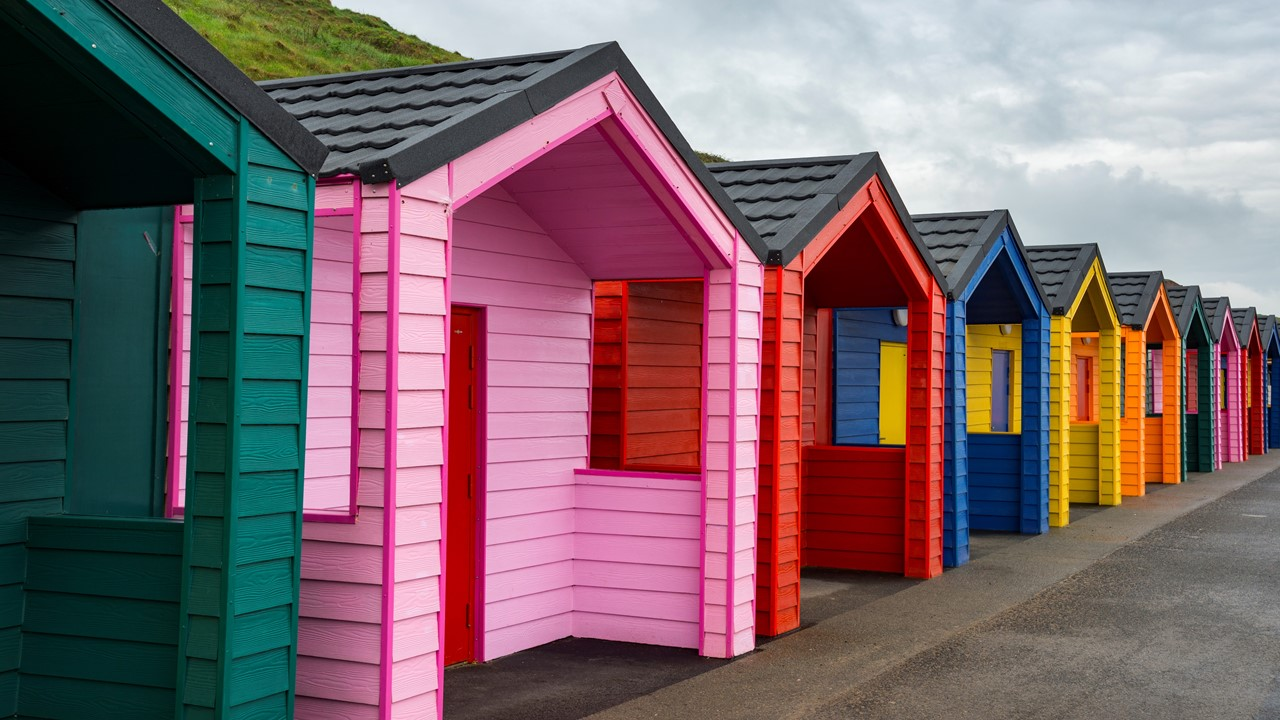
#> input picture Resources/Images/colors_houses.jpg, 1280 x 720 px, found by its file name
$ python 03.ComparisonRGB_HSV.py
#> lines starting #> are read from the running program, lines starting #| are printed output that depends on the picture
#!/usr/bin/env python

"""03.GreenScreen.py
Comparison between RGB and HSV.
Used matplotlib to plot the 6 channels"""

__author__ = "Mickaël Dias"
__copyright__ = "Copyright 2021, OpenCV-projects-with-Python"
__licence__ = "MIT"
__version__ = "1.0.0"
__maintainer__ = "Mickaël Dias"
__email__ = "industry4.0all@gmail.com"
__status__ = "Production"

import matplotlib.pyplot as plt
import cv2

# Original image and Background image
path = "C:/Users/Mickael/PycharmProjects/OpenCV-projects-with-Python/Resources/Images/colors_houses.jpg"
imageOriginal = cv2.imread(path)
#> imageOriginal is the input picture: shape (720, 1280, 3); mean B, G, R 107.6, 102.4, 124.8
print("Original Dimensions: ", imageOriginal.shape)
#| Original Dimensions:  (720, 1280, 3)

# RGB channels
redChannel = imageOriginal[:, :, 0]
greenChannel = imageOriginal[:, :, 1]
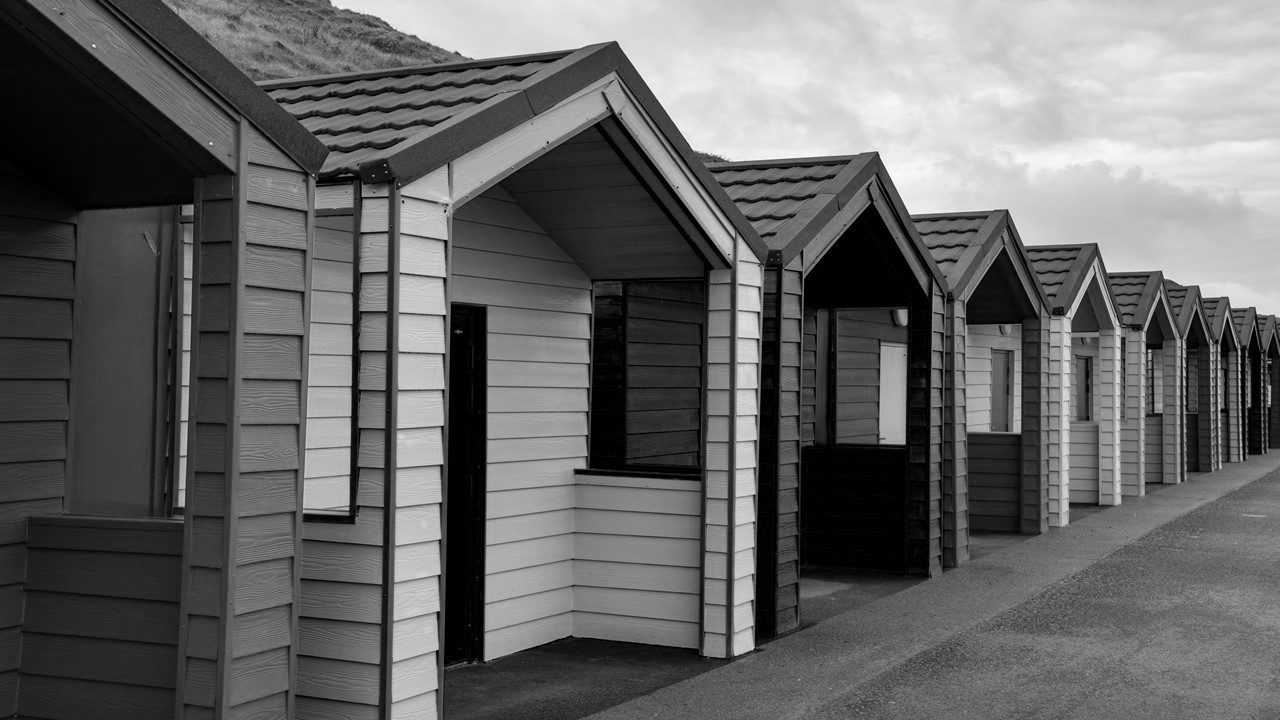
#> greenChannel: shape (720, 1280); min 0, max 255, mean 102.4
blueChannel = imageOriginal[:, :, 2]

# HSV channels
hsv = cv2.cvtColor(imageOriginal, cv2.COLOR_RGB2HSV)
#> hsv: shape (720, 1280, 3); mean H, S, V 74.6, 125.8, 140.9
hueChannel = hsv[:, :, 0]
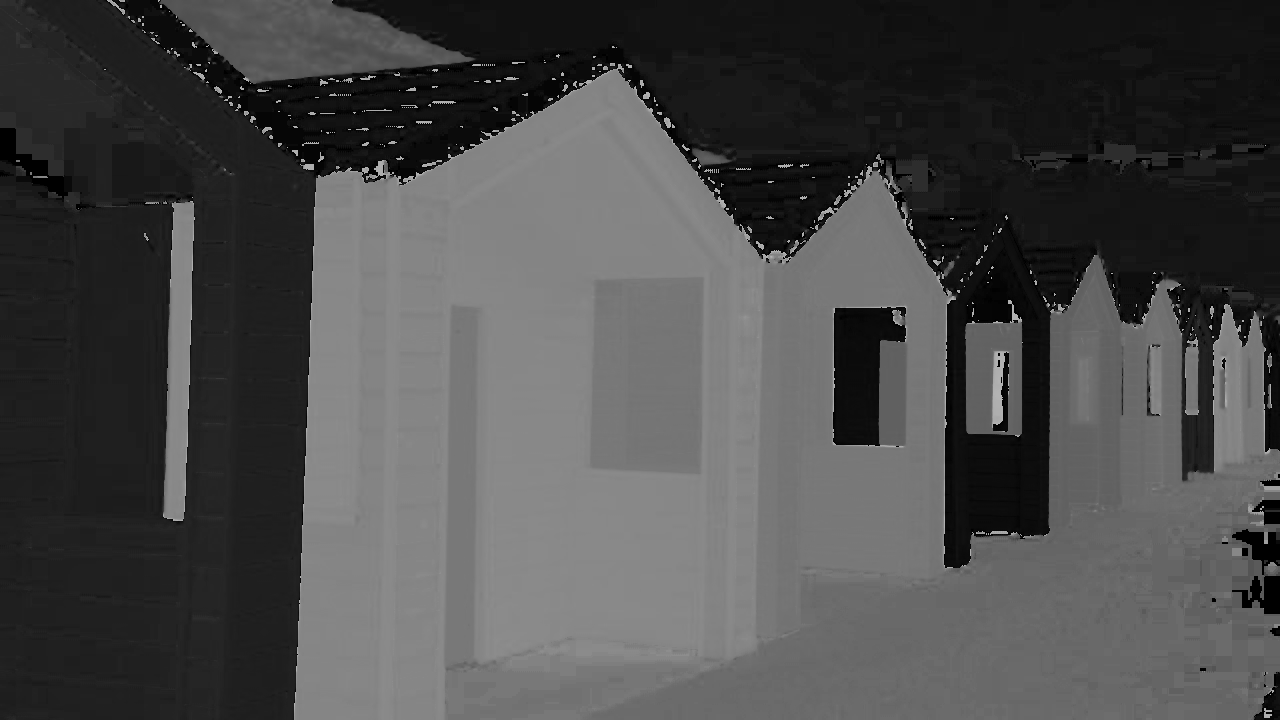
#> hueChannel: shape (720, 1280); min 0, max 179, mean 74.6
saturationChannel = hsv[:, :, 1]
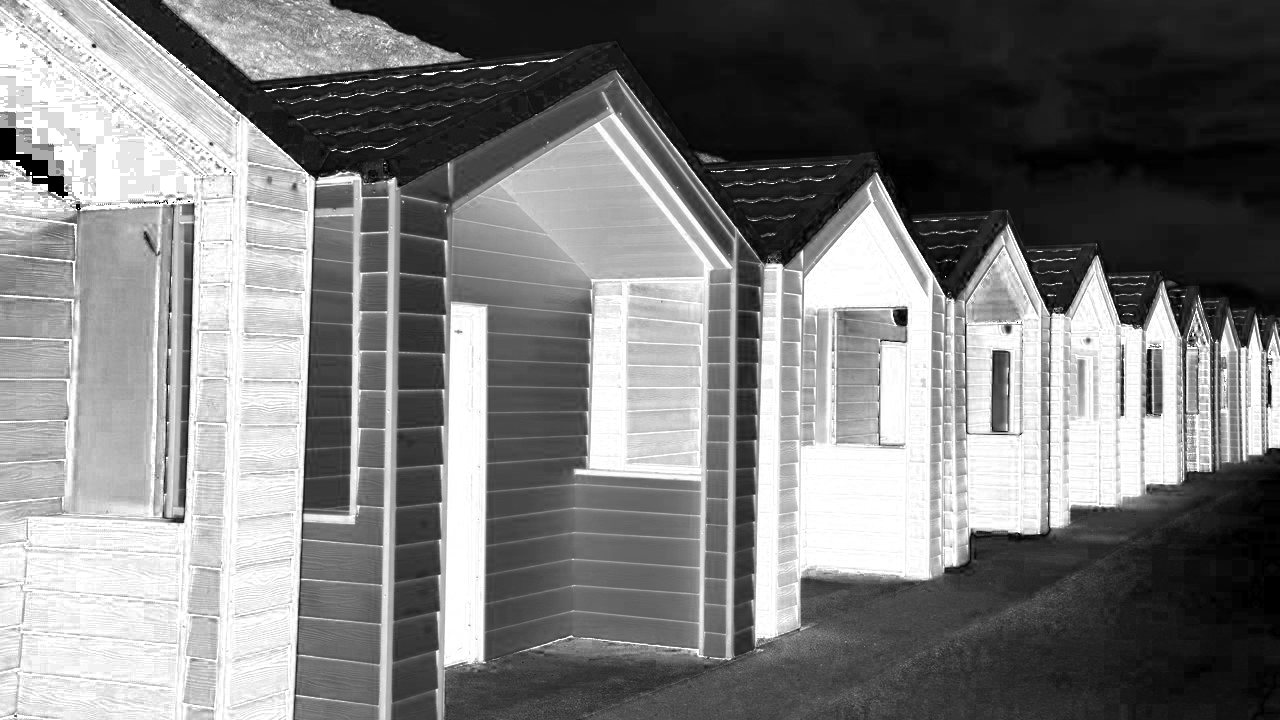
#> saturationChannel: shape (720, 1280); min 0, max 255, mean 125.8
valueChannel = hsv[:, :, 2]
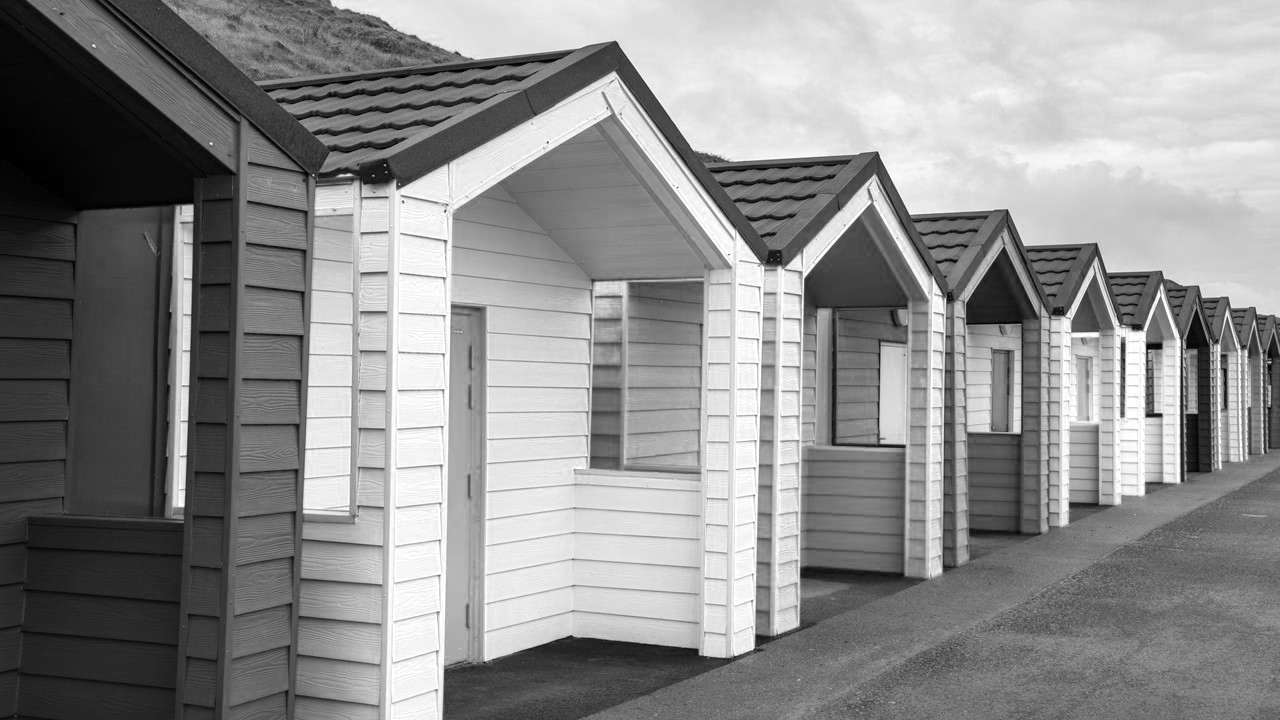
#> valueChannel: shape (720, 1280); min 0, max 255, mean 140.9

# Plot RGB and HSV channels
fig, ((ax1, ax2, ax3), (ax4, ax5, ax6)) = plt.subplots(2, 3, figsize=(20, 10))

ax1.set_title('Red')
ax1.imshow(redChannel, cmap='gray')
ax2.set_title('Green')
ax2.imshow(greenChannel, cmap='gray')
ax3.set_title('Blue')
ax3.imshow(blueChannel, cmap='gray')

ax4.set_title('Hue')
ax4.imshow(hueChannel, cmap='gray')
ax5.set_title('Saturation')
ax5.imshow(saturationChannel, cmap='gray')
ax6.set_title('Value')
ax6.imshow(valueChannel, cmap='gray')

plt.show()

cv2.waitKey(0)
cv2.destroyAllWindows()

$ run again, with Resources/Images/praiaNazare.jpg copied over Resources/Images/colors_houses.jpg
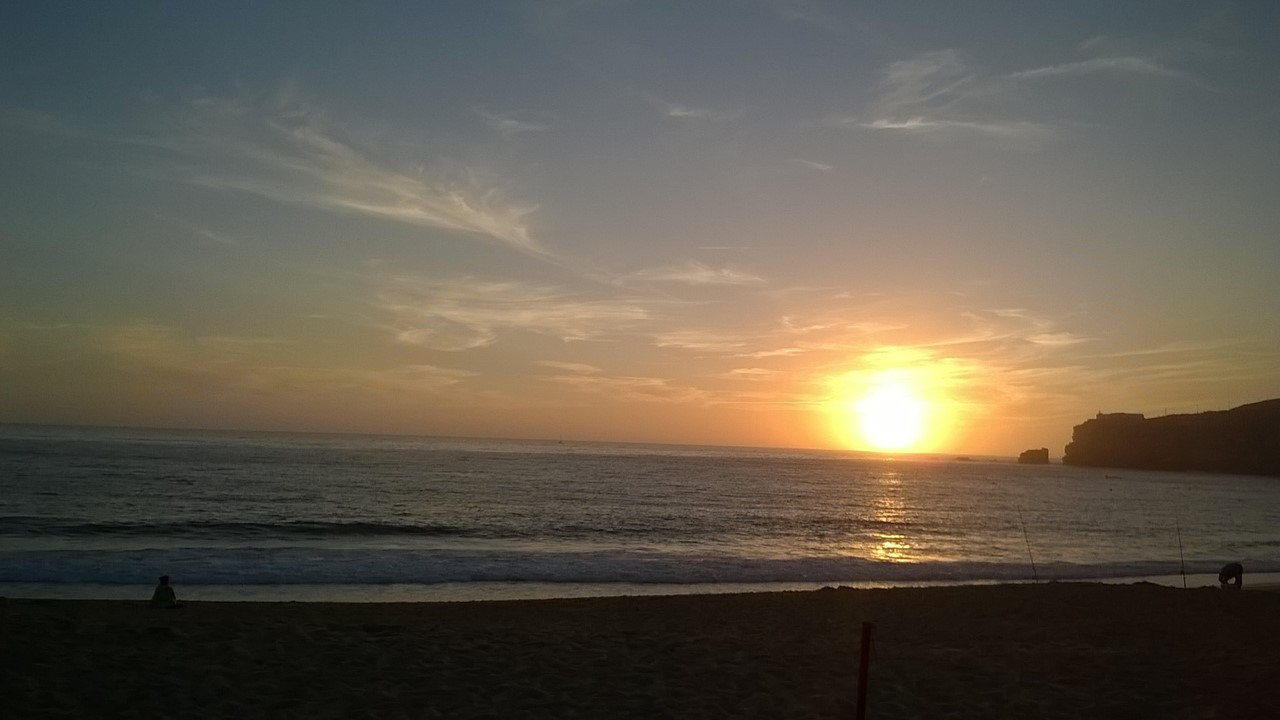
#> input picture Resources/Images/praiaNazare.jpg, 1280 x 720 px, found by its file name
#> imageOriginal is the input picture: shape (720, 1280, 3); mean B, G, R 77.3, 89.8, 96.9
#| Original Dimensions:  (720, 1280, 3)
#> hsv: shape (720, 1280, 3); mean H, S, V 79, 68.9, 100.6
#> `saturationChannel = hsv[:, :, 1]`:
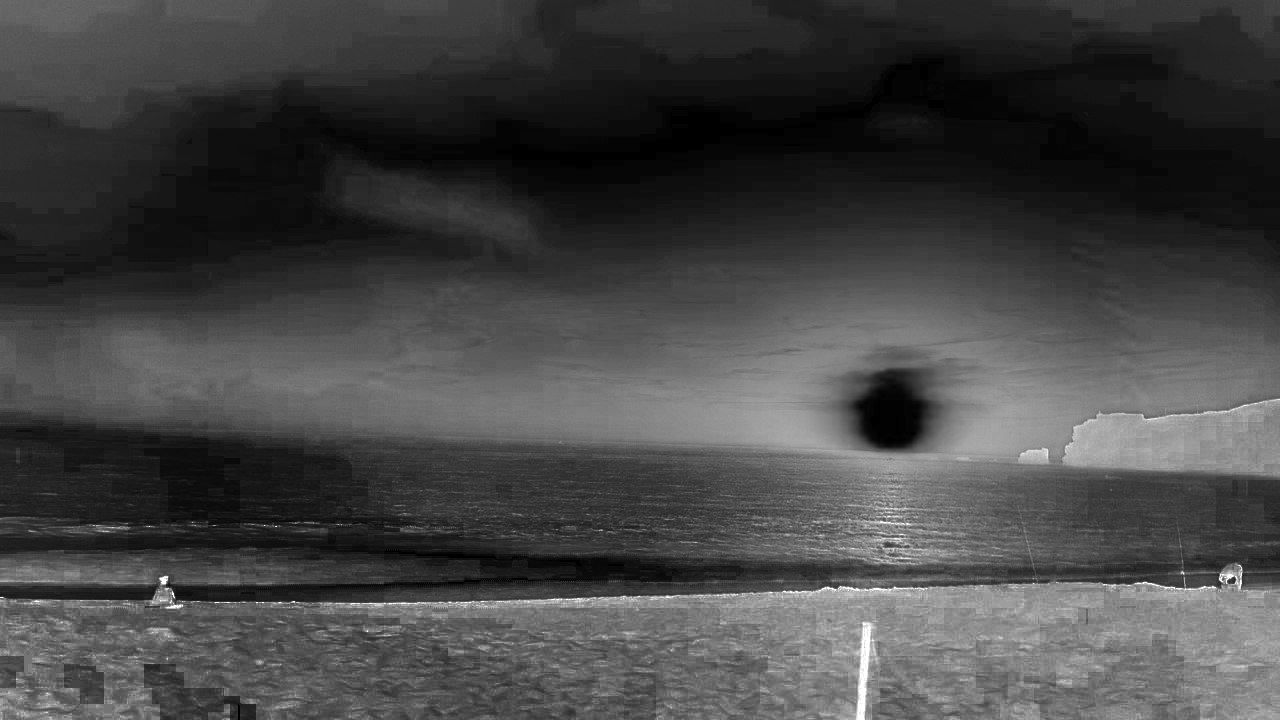
#> saturationChannel: shape (720, 1280); min 0, max 255, mean 68.9
#> `valueChannel = hsv[:, :, 2]`:
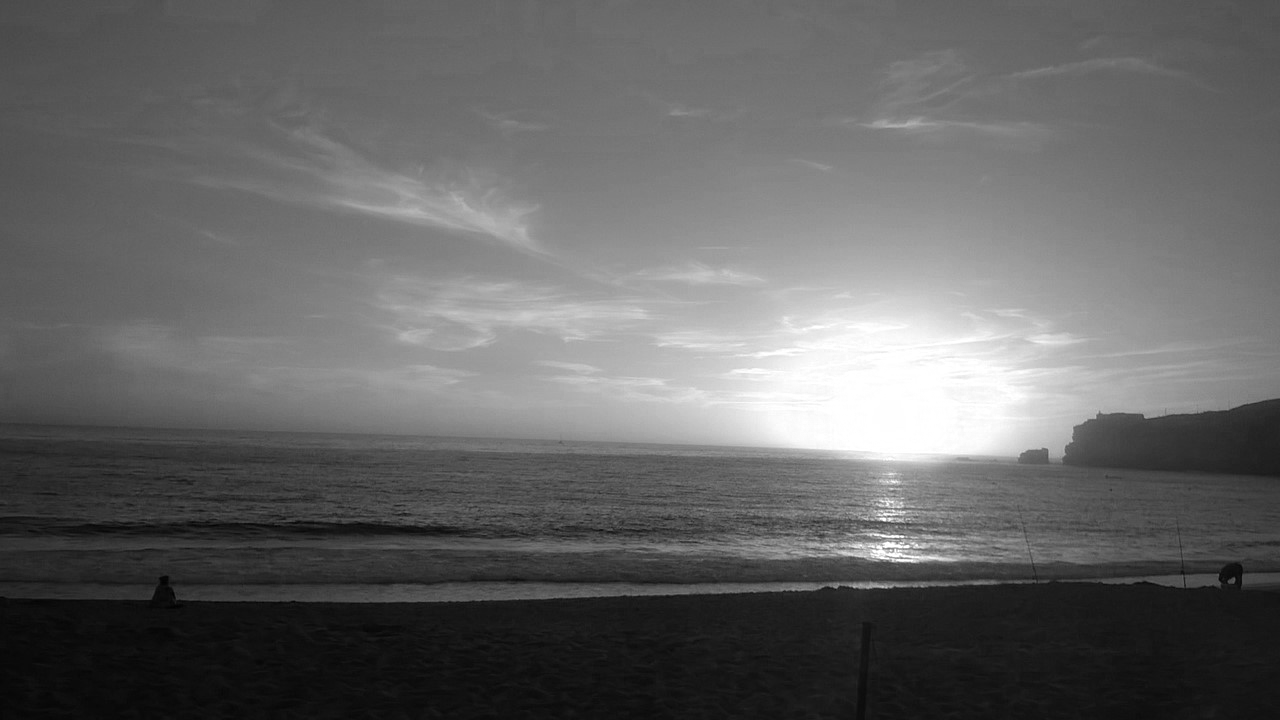
#> valueChannel: shape (720, 1280); min 1, max 255, mean 100.6
